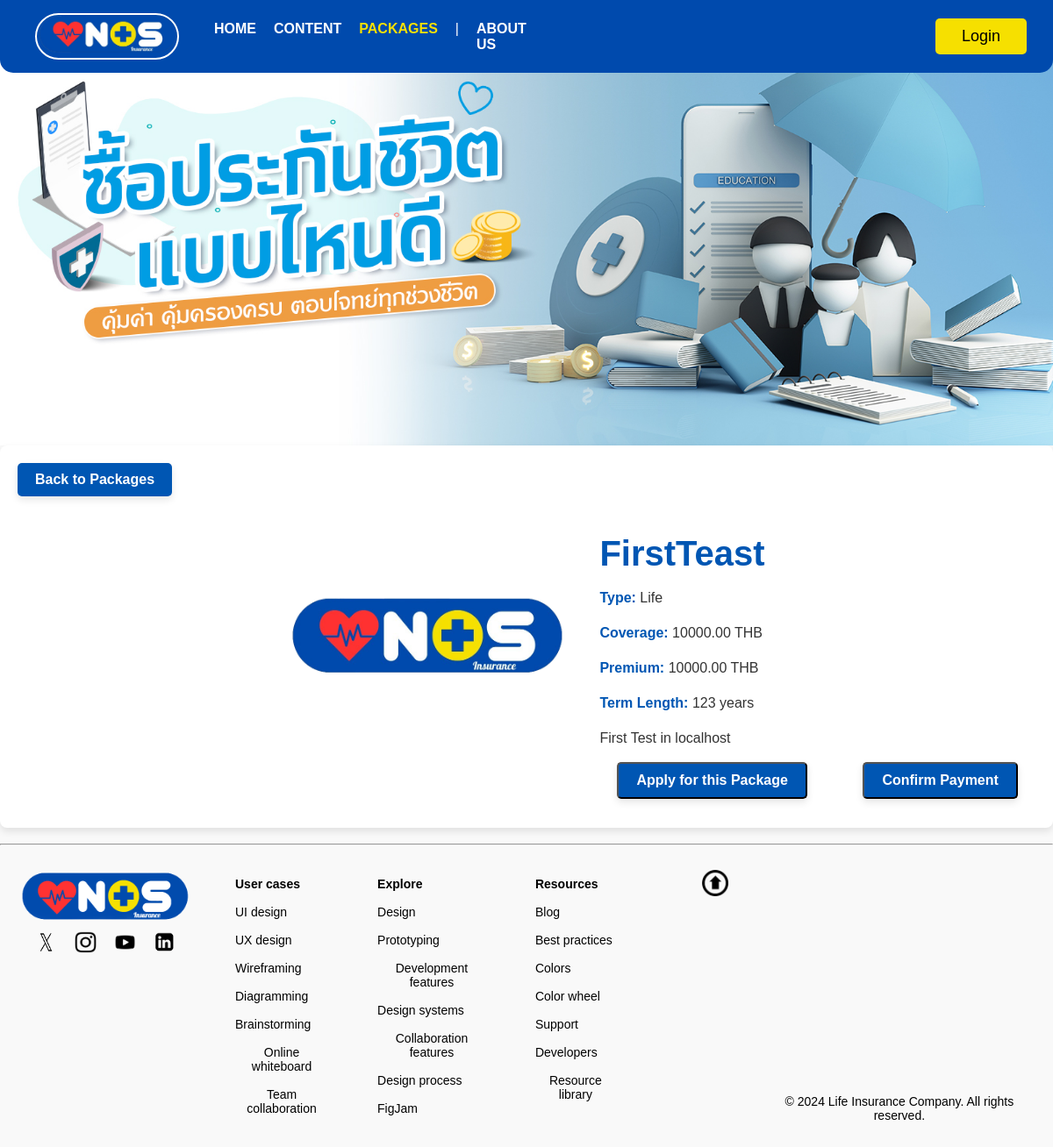
/CS-package-details.php?id=2, run on the app's committed database.
### tables this page shows
CREATE TABLE `policy` (
  `PolicyID` int(11) NOT NULL,
  `PolicyName` varchar(100) DEFAULT NULL,
  `PolicyType` enum('Life','Health','Auto','Home','Other') DEFAULT NULL,
  `CoverageAmount` decimal(15,2) DEFAULT NULL,
  `Premium` decimal(10,2) DEFAULT NULL,
  `TermLength` int(11) DEFAULT NULL,
  `Description` text,
  `ImageName` varchar(255) NOT NULL
);

### CS-package-details.php (the view, shortened to what this page needs)
<!DOCTYPE html>
<html lang="en">
<head>
    <link rel="stylesheet" href="css/Package.css">
    <link rel="stylesheet" href="css/Navbar.css">
    <link rel="stylesheet" href="css/PackageDetails.css">
    <link rel="stylesheet" href="css/Footer.css">
</head>
<body>
    <?php
    require 'db_connection.php';
     if (isset($_GET['id']) && is_numeric($_GET['id'])) {
        $packageId = (int) $_GET['id'];
        $sql = "SELECT * FROM policy WHERE PolicyID = ?";
        $stmt = $conn->prepare($sql);
        $stmt->bind_param("i", $packageId);
        $stmt->execute();
        $result = $stmt->get_result();
        if ($result->num_rows > 0) {
            $package = $result->fetch_assoc();
        } else {
            echo "Package not found.";
            exit;
        }
    } else {
        echo "Invalid package ID.";
        exit;
    }
    ?>
    <nav>
        <div class="nav-container">
            <div class="left">
                <a href="index.php" class="logo"><img class="NOSlogo" src="images/NOSlogo.png" alt=""></a>
                <ul class="nav-links">
                    <li><a href="index.php">HOME</a></li>
                    <li><a href="content.php">CONTENT</a></li>
                    <li><a href="CS-package.php" id="current_page">PACKAGES</a></li>
                    <P style=" margin-top: 0px; margin-bottom: 0px; margin-right: 20px;"> | </P>
                    <li><a href="#">ABOUT US</a></li>
                </ul>
            </div>
            <div class="right">
                <?php if (isset($_SESSION['username'])): ?>
                    <?php
                    $username = $_SESSION['username'];
                    $profilePicturePath = "userprofiles/" . $username . ".png";
                    if (!file_exists($profilePicturePath)) {
                        $profilePicturePath = "userprofiles/Default.png";
                    }
                    ?>
                    <li class="profilepiccontainer">
                        <a href="userprofile.php">
                            <div class="profileframe">
                                <img src="<?php echo $profilePicturePath; ?>" alt="User Profile Picture" class="user-profile-pic">
                            </div>
                        </a>
                    </li>
                <?php else: ?>
                    <li class="loginbtcontainer">
                        <a href="login.php" class="loginbt">Login</a>
                    </li>
                <?php endif; ?>
            </div>
        </div>
    </nav>
    <div class="bigcontaintcontainer">
        <img src="images/packetbg.jpg" class="backgroundimg">
    </div>
    <a href="CS-package.php" class="back-button">Back to Packages</a>
    <div class="package-details fade-up">
        <img src="uploads/<?php echo htmlspecialchars($package['ImageName']); ?>" alt="Package Image">
        <div class="package-content">
            <h1><?php echo htmlspecialchars($package['PolicyName']); ?></h1>
            <p><strong>Type:</strong> <?php echo htmlspecialchars($package['PolicyType']); ?></p>
            <p><strong>Coverage:</strong> <?php echo htmlspecialchars($package['CoverageAmount']); ?> THB</p>
            <p><strong>Premium:</strong> <?php echo htmlspecialchars($package['Premium']); ?> THB</p>
            <p><strong>Term Length:</strong> <?php echo htmlspecialchars($package['TermLength']); ?> years</p>
            <p><?php echo htmlspecialchars($package['Description']); ?></p>
            <form action="CS-apply-package.php?id=<?php echo $package['PolicyID']; ?>" method="POST">
                <button type="submit" class="apply-button">Apply for this Package</button>
            </form>
            <form action="CS-payment.php?id=<?php echo $package['PolicyID']; ?>" method="POST">
                <button type="submit" class="confirm-button">Confirm Payment</button>
            </form>
        </div>
    </div>
    <div class="footer">
        <hr>
        <div class="footercontainer">
            <div class="footerrow">
                <div class="logoandapp">
                    <div class="flogocontainer">
                        <img src="images/logo.png" alt="Logo" class="flogo">
                    </div>
                    <div class="fappcontainer">
                        <img src="images/xlogo-removebg-.png" alt="" class="applogo">
                        <img src="images/instagramlogo-removebg.png" alt="" class="applogo">
                        <img src="images/youtubelogo-removebg.png" alt="" class="applogo">
                        <img src="images/inlogo-removebg.png" alt="" class="applogo">
                    </div>
                </div>
                <div class="footercontentrow">
                    <p class="fcontenttittle">User cases</p>
                    <p>UI design</p>
                    <p>UX design</p>
                    <p>Wireframing</p>
                    <p>Diagramming</p>
                    <p>Brainstorming</p>
                    <p>Online whiteboard</p>
                    <p>Team collaboration</p>
                </div>
                <div class="footercontentrow">
                    <p class="fcontenttittle">Explore</p>
                    <p>Design</p>
                    <p>Prototyping</p>
                    <p>Development features</p>
                    <p>Design systems</p>
                    <p>Collaboration features</p>
                    <p>Design process</p>
                    <p>FigJam</p>
                </div>
                <div class="footercontentrow">
                    <p class="fcontenttittle">Resources</p>
                    <p>Blog</p>
                    <p>Best practices</p>
                    <p>Colors</p>
                    <p>Color wheel</p>
                    <p>Support</p>
                    <p>Developers</p>
                    <p>Resource library</p>
                </div>
                <div class="upiconcontainer">
                    <a href=""><img src="images/uparrow.png" alt="" class="upicon"></a>
                </div>
            </div>
            <div class="coppyright">
                <p>&copy; 2024 Life Insurance Company. All rights reserved.</p>
            </div>
        </div>
    </div>
</body>
</html>

### css/package.css (style rules this page uses)
body { font-family: Arial, sans-serif; margin: 0; padding: 0; overflow-x: hidden; }
.backgroundimg { background-size: cover; background-position: center; height: 50%; width: 100%; display: flex; justify-content: center; align-items: center; color: #fff; font-size: 24px; text-align: center; margin-top: 20px; }
.bigcontaintcontainer { position: relative; background-size: cover; background-position: center top; height: 60%; width: 100%; display: flex; justify-content: center; align-items: center; }
a { text-decoration: none; }

### css/Navbar.css (style rules this page uses)
nav { border-radius: 0px 0px 15px 15px; position: fixed; top: 0; right: 0; left: 0; background-color: #004aad; color: #fff; z-index: 1000; }
.nav-container { display: flex; justify-content: space-between; align-items: center; width: 100%; padding: 5px 30px; }
.left { display: flex; flex: 1; justify-content: flex-start; align-items: center; }
.right { display: flex; flex: 1; justify-content: end; align-items: center; margin-right: 40px; }
.logo { border-style: solid; border-width: 2px; border-color: white; border-radius: 50px; margin-left: 10px; }
.NOSlogo { width: 160px; height: 45px; }
.nav-links { display: flex; justify-content: start; flex: 2; list-style: none; margin-left: 0px; }
.nav-links li { margin-left: 0px; margin-right: 20px; }
.nav-links li a { text-decoration: none; color: #fff; font-weight: bold; }
.loginbt, .languagebt { background-color: #d9a300; color: #ffffff; border: none; padding: 10px 20px; border-radius: 10px; cursor: pointer; font-size: 16px; text-decoration: none; margin-left: 10px; }
.loginbtcontainer { display: flex; align-items: center; justify-content: center; }
.loginbt { flex: 1; background-color: #f6e000; color: black; border: none; margin: 16px 20px 16px 0px; padding: 10px 30px; border-radius: 5px; cursor: pointer; font-size: 18px; text-decoration: none; transition: transform 0.2s , box-shadow 0.2s; }
#current_page { color: #f6e000; }
.fade-up { opacity: 0; transform: translateY(50px); transition: opacity 0.8s ease-out, transform 0.8s ease-out; }
.fade-up.visible { opacity: 1; transform: translateY(0); }

### css/PackageDetails.css (style rules this page uses)
body { margin: 0; padding: 0; font-family: Arial, sans-serif; background-color: #f9f9f9; color: #333; }
.package-details { display: flex; max-width: 100%; padding: 75px; background-color: #fff; border-radius: 8px; box-shadow: 0 4px 8px rgba(0, 0, 0, 0.1); text-align: left; align-items: center; justify-content: center; }
.back-button { position: absolute; margin: 20px; left: 0px; padding: 10px 20px; font-size: 1rem; font-weight: bold; color: #fff; background-color: #0056b3; text-decoration: none; border-radius: 5px; transition: background-color 0.3s ease; box-shadow: 0 4px 8px rgba(0, 0, 0, 0.1); z-index: 10; }
.apply-button { position: absolute; margin-left: 20px; padding: 10px 20px; font-size: 1rem; font-weight: bold; color: #fff; background-color: #0056b3; text-decoration: none; border-radius: 5px; transition: background-color 0.3s ease; box-shadow: 0 4px 8px rgba(0, 0, 0, 0.1); }
.confirm-button { position: absolute; margin-left: 300px; padding: 10px 20px; font-size: 1rem; font-weight: bold; color: #fff; background-color: #0056b3; text-decoration: none; border-radius: 5px; transition: background-color 0.3s ease; box-shadow: 0 4px 8px rgba(0, 0, 0, 0.1); }
.package-details img { max-width: 30%; height: auto; border-radius: 8px; margin-right: 40px; }
.package-content { max-width: 55%; }
.package-details h1 { font-size: 2.5rem; margin-bottom: 15px; color: #0056b3; font-weight: bold; }
.package-details p { font-size: 1rem; line-height: 1.5; margin-bottom: 15px; }
.package-details p strong { color: #0056b3; }

### data on the page
policy: ImageName (picture), PolicyName "FirstTeast", PolicyType "Life", CoverageAmount "10000.00", Premium "10000.00", TermLength "123", Description "First Test in localhost"
